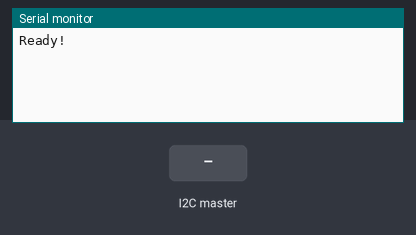
Simulated run of this sketch. Board: Arduino Uno, built with avr-gcc and run on an emulated ATmega328P. Parts: the last lines printed to the serial monitor. Inputs (shaded band) come from the test bench.

Above: at 1.2 s.
1.3 s: the I2C master sends the byte 1
At 2.1 s:
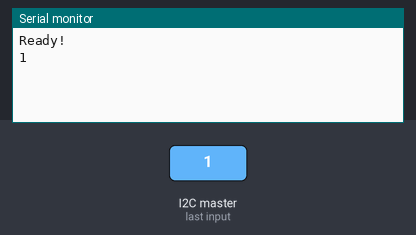
2.8 s: the I2C master sends the byte 0
At 3.2 s:
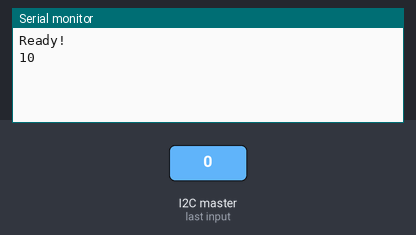

The sketch:

test4.ino
```cpp
/**
 * PI (maestro) envía 3 bytes a un Arduino (esclavo)
 * [pi] bus.write_i2c_block_data(address, 0, bytes) -> [arduino] Wire.onReceive(handler(int byteCount));
 */

#include <Wire.h>

#define SLAVE_ADDRESS 0x04

int number = 0;

void setup() {
    Serial.begin(9600);
    Wire.begin(SLAVE_ADDRESS);
    Wire.onReceive(receiveData);
    Serial.println("Ready!");
}

void loop(){
    delay(100);
}

void receiveData(int byteCount){
    while(Wire.available()) {
        number = Wire.read();
        Serial.print(number);
     }
}
```

Measured:
- after the input at 1.3 s, the serial monitor: prints a new line at once (image 1)
- after the input at 2.8 s, the serial monitor: prints a new line at once (image 2)
